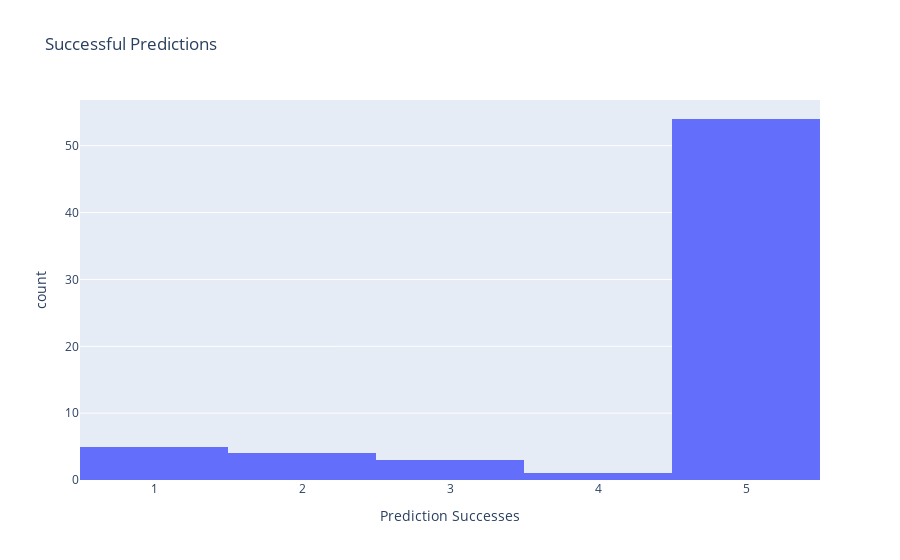

Notebook code for this chart:
### Code cell
fig_histogram = px.histogram(df_county_successful_predictions, 
                             x='prediction_success',
                             title='Successful Predictions',
                             labels={'prediction_success' : 'Prediction Successes', 'count' : 'Count of Counties'})
fig_histogram.show()

### Figure 1 — Plotly figure (JSON) as saved in the notebook; plotly's stock layout.template omitted (floating-point values rounded to 4 significant figures)
{"data": [{"alignmentgroup": "True", "bingroup": "x", "hovertemplate": "Prediction Successes=%{x}<br>count=%{y}<extra></extra>", "legendgroup": "", "marker": {"color": "#636efa", "pattern": {"shape": ""}}, "name": "", "offsetgroup": "", "orientation": "v", "showlegend": false, "type": "histogram", "x": [5, 5, 5, 5, 5, 5, 5, 5, 5, 5, 5, 5, 5, 5, 5, 5, 5, 5, 5, 5, 5, 5, 5, 5, 5, 5, 5, 5, 5, 5, 5, 5, 5, 5, 5, 5, 5, 5, 5, 5, 5, 5, 5, 5, 5, 5, 5, 5, 5, 5, 5, 5, 5, 5, 4, 3, 3, 3, 2, 2, 2, 2, 1, 1, 1, 1, 1], "xaxis": "x", "yaxis": "y"}], "layout": {"barmode": "relative", "legend": {"tracegroupgap": 0}, "title": {"text": "Successful Predictions"}, "xaxis": {"anchor": "y", "domain": [0, 1], "title": {"text": "Prediction Successes"}}, "yaxis": {"anchor": "x", "domain": [0, 1], "title": {"text": "count"}}}}
